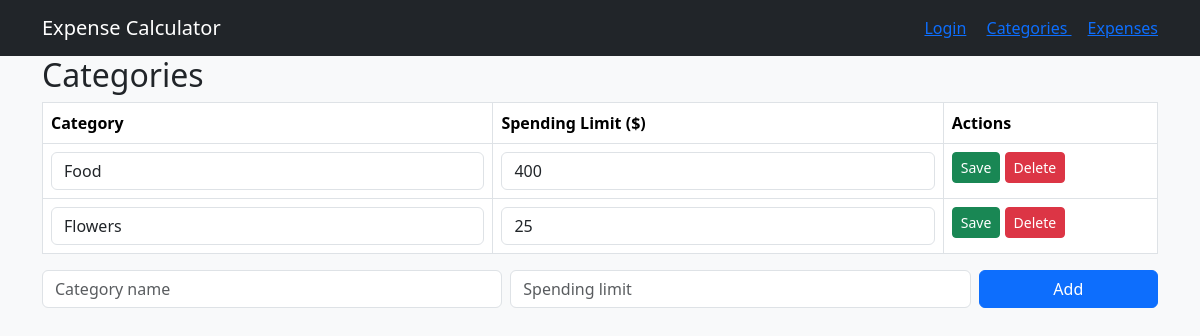
/categories (signed in), run on the app's committed database.
### tables this page shows
CREATE TABLE category (id INTEGER PRIMARY KEY AUTOINCREMENT UNIQUE NOT NULL, name TEXT, spending_limit INTEGER, user_id INTEGER REFERENCES user (id));

### app.py (the view)
@app.route("/categories")
def view_categories():
    user = session.get("user")
    if not user:
        return redirect(url_for("login"))
    user_id = user[0]
    sql = "SELECT * FROM category WHERE user_id = ?"
    categories = query_db(sql, args=(user_id,))
    return render_template("categories.html", categories=categories)

### app.py (called while the page is built)
def get_db():
    db = getattr(g, '_database', None)
    if db is None:
        db = g._database = sqlite3.connect(DATABASE)
    return db

@app.teardown_appcontext
def close_connection(exception):
    db = getattr(g, '_database', None)
    if db is not None:
        db.close()

def query_db(query, args=(), one=False):
    cur = get_db().execute(query, args)
    rv = cur.fetchall()
    cur.close()
    return (rv[0] if rv else None) if one else rv

### templates/categories.html (shortened to what this page needs)
<!DOCTYPE html>
<html lang="en">
<head>
</head>
<body>
    {% extends "base.html" %}
    {% block content %}
    <h2> Categories</h2>
    <table class = "table table-bordered">
        <tr><th>Category</th><th>Spending Limit ($)</th><th>Actions</th></tr>
        {%for category in categories%}
            <tr>
                <form method = "POST" action = "{{url_for ('edit_category', id=category[0]) }}">
                    <td><input class = "form-control" name= "name" value = "{{category[1]}}"></td>
                    <td><input class = "form-control" name= "spending_limit" value = "{{category[2]}}"></td>
                    <td>
                        <button class="btn btn-success btn-sm"> Save</button>
                        <a href = "{{url_for ('delete_category', id=category[0])}}" class = "btn btn-danger btn-sm"> Delete</a>
                    </td>
                </form>
            </tr>
        {%endfor%}
    </table>
    <form method = "POST" action = "{{url_for ('add_category')}}" class = "row g-2 mb-3">
        <div class = "col-md-5"><input class = "form-control" name ="name" placeholder = "Category name" required></div>
        <div class = "col-md-5"><input class = "form-control" name = "spending_limit" placeholder = "Spending limit" required></div>
        <div class = "col-md-2"><button class = "btn btn-primary w-100">Add</button></div>
    </form>
    {%endblock%}

### data on the page
category: name "Food", spending_limit "400"
category: name "Flowers", spending_limit "25"
